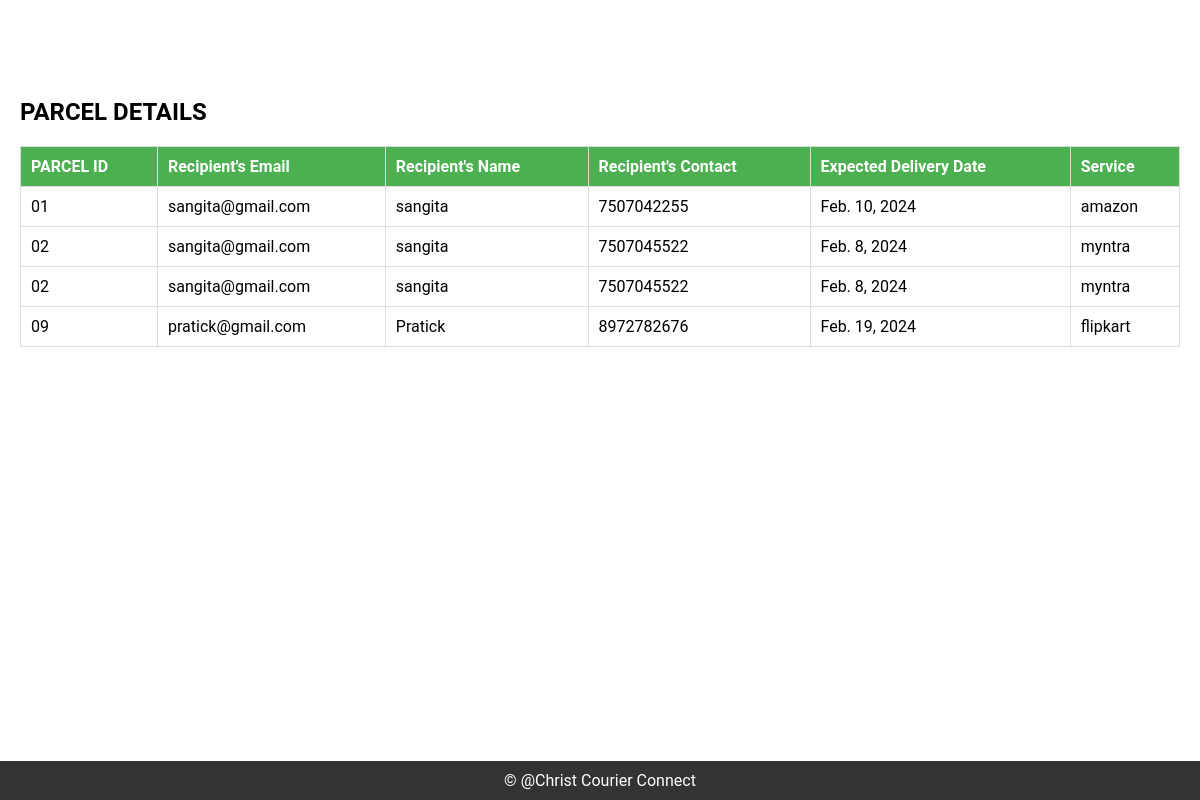
Before: /parcel with the older database file.
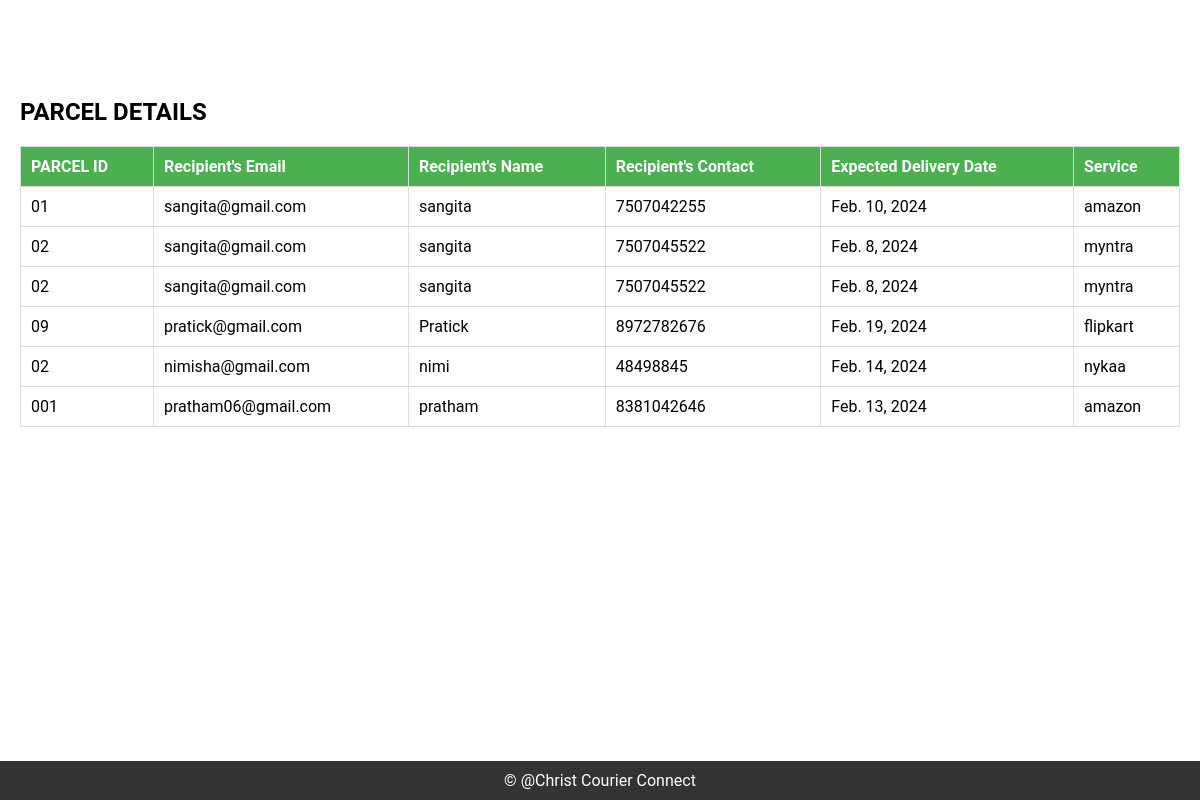
After: the same page with the newer database file.
### Christcourier/models.py (models this page shows)
class P_Details(models.Model):
    rec_id = models.CharField(max_length=50)
    rec_email = models.CharField(max_length=200)
    rec_name = models.CharField(max_length=200)
    rec_phone = models.CharField(max_length=200)
    reg_date = models.DateField()
    rec_company = models.CharField(max_length=200, choices=Company)

### Christcourier/views.py (the view)
def parcel(request):
    details=P_Details.objects.all()
    return render(request,"admin/parcel.html",{'parcel':details})

### templates/admin/parcel.html (shortened to what this page needs)
</head>
<body>
    <header>
        <h1>Courier Management System - Admin Module</h1>
    </header>
        <section>
            <h2>PARCEL DETAILS</h2>
            <table>
                <thead>
                    <tr>
                        <th>PARCEL ID</th>
                        <th>Recipient's Email</th>
                        <th>Recipient's Name</th>
                        <th>Recipient's Contact</th>
                        <th>Expected Delivery Date</th>
                        <th>Service</th>
                    </tr>
                </thead>
                <tbody>
                    <tr>
                        {% for p in parcel %}
                        <td>{{p.rec_id}}</td>
                        <td>{{p.rec_email}}</td>
                        <td>{{p.rec_name}}</td>
                        <td>{{p.rec_phone}}</td>
                        <td>{{p.reg_date}}</td>
                        <td>{{p.rec_company}}</td>
                    </tr>
                        {% endfor %}
                </tbody>
            </table>
         </section>
    <footer>
        &copy; @Christ Courier Connect
    </footer>
</body>
</html>

Changed rows visible on the page:
added P_Details: rec_id "02", rec_email "nimisha@gmail.com", rec_name "nimi", rec_phone "48498845", reg_date "Feb. 14, 2024", rec_company "nykaa"
added P_Details: rec_id "001", rec_email "pratham06@gmail.com", rec_name "pratham", rec_phone "8381042646", reg_date "Feb. 13, 2024", rec_company "amazon"
